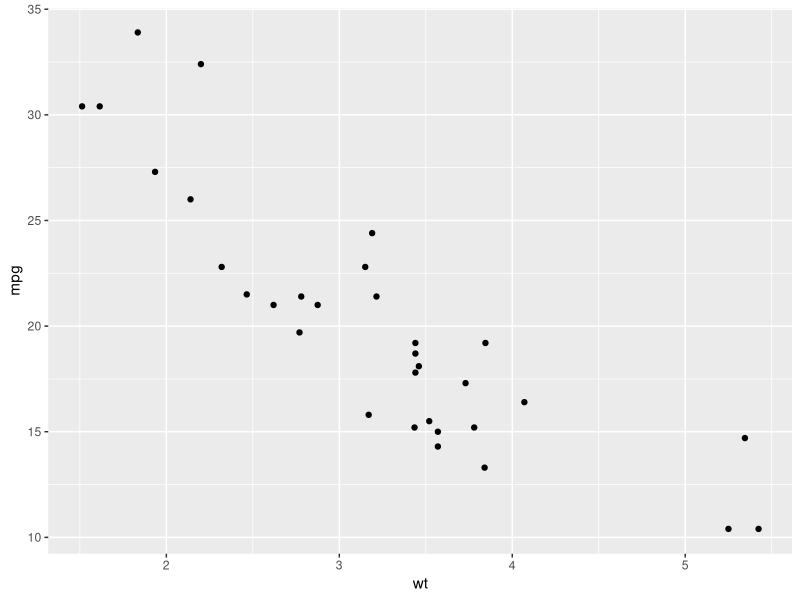
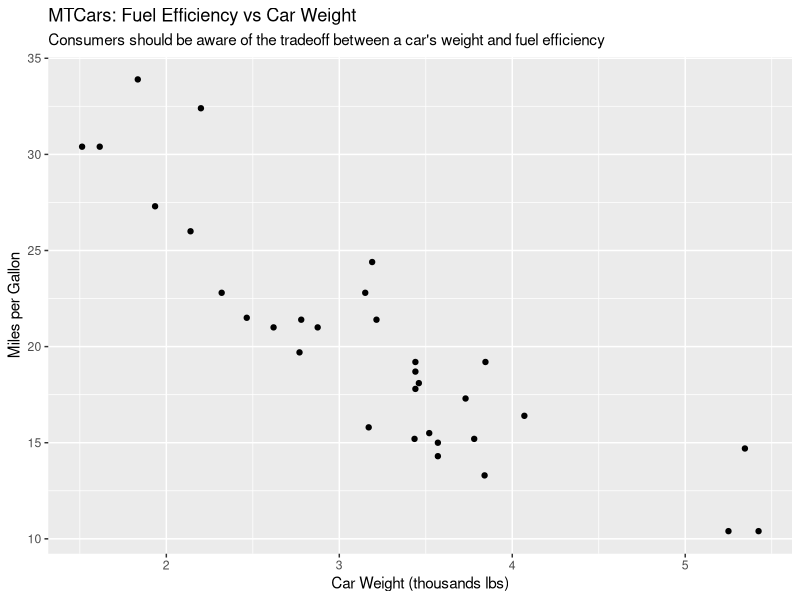
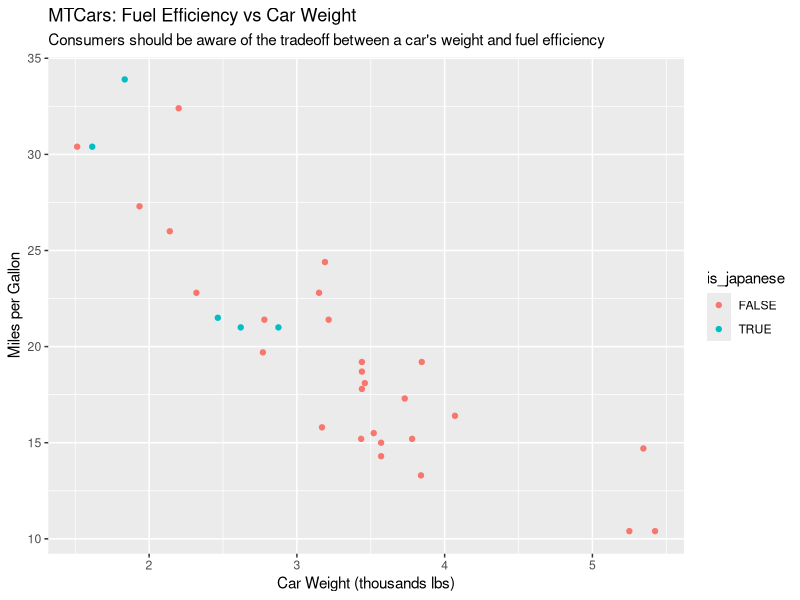

Reproduce these figures in R, in order.
library(tidyverse)
data("mtcars")

# Basic plot with no label edits
p1 <- ggplot(mtcars, aes(x=wt, y=mpg)) + geom_point()
p1

# Adding title and labels
plot_labels <- labs(x="Car Weight (thousands lbs)",
                    y="Miles per Gallon",
                    title="MTCars: Fuel Efficiency vs Car Weight",
                    subtitle="Consumers should be aware of the tradeoff between a car's weight and fuel efficiency")
p2 <- p1 + plot_labels
p2

# Flagging japanese branded cars for later plotting
getFirst <- function(l){l[[1]]}
mtcars$make <- lapply(str_split(rownames(mtcars), " "), getFirst)
mtcars$is_japanese <- ifelse((mtcars$make == "Mazda") | (mtcars$make == "Honda") | (mtcars$make == "Toyota"),
                             TRUE, FALSE)

# Plot highlighting jkapanese cars
p4 <- ggplot(mtcars, aes(x=wt, y=mpg, color=is_japanese)) + geom_point() + plot_labels
p4


